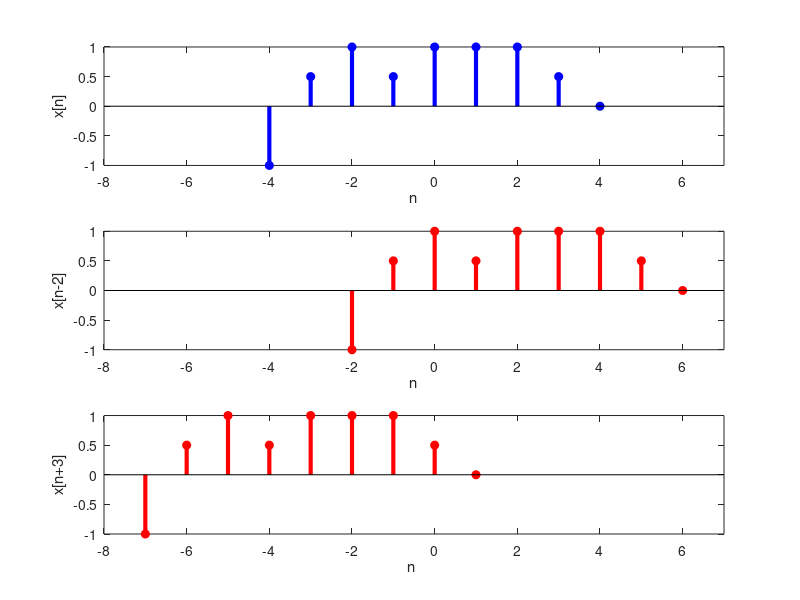

Here is the MATLAB script that generated this plot:
clear;
clc;
close all
%Inilialize x[n]
n=-4:4;
x=[-1 0.5 1 0.5 1 1 1 0.5 0];

%Plot x[n]
subplot(3,1,1)
stem(n,x,'b','filled','LineWidth',3)
axis ([-8 7 -1 1])
xlabel ('n')
ylabel('x[n]')


%Plot x[n-2]
subplot(3,1,2)
stem(n+2,x,'r','filled','LineWidth',3)
axis ([-8 7 -1 1])
xlabel('n')
ylabel('x[n-2]')


%Plot x[n+3]
subplot(3,1,3)
stem(n-3,x,'r','filled','LineWidth',3)
axis ([-8 7 -1 1])
xlabel('n ')
ylabel('x[n+3]')